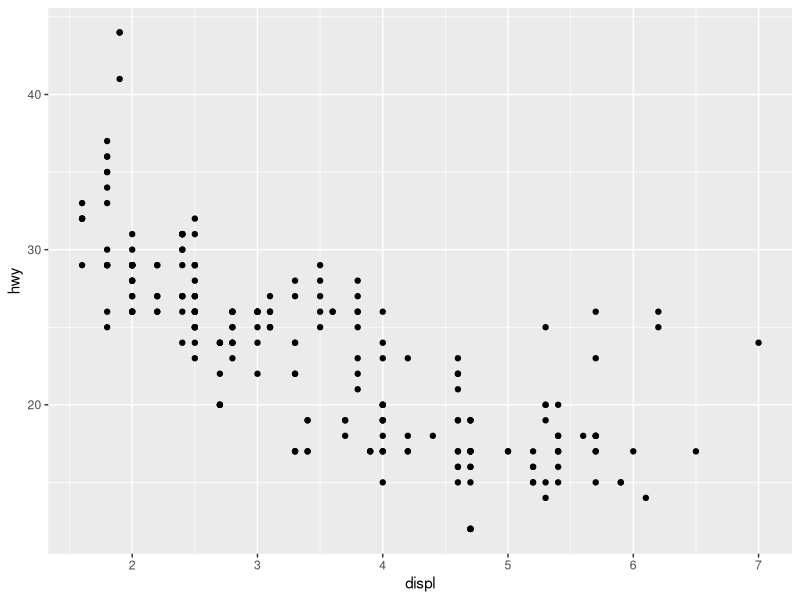
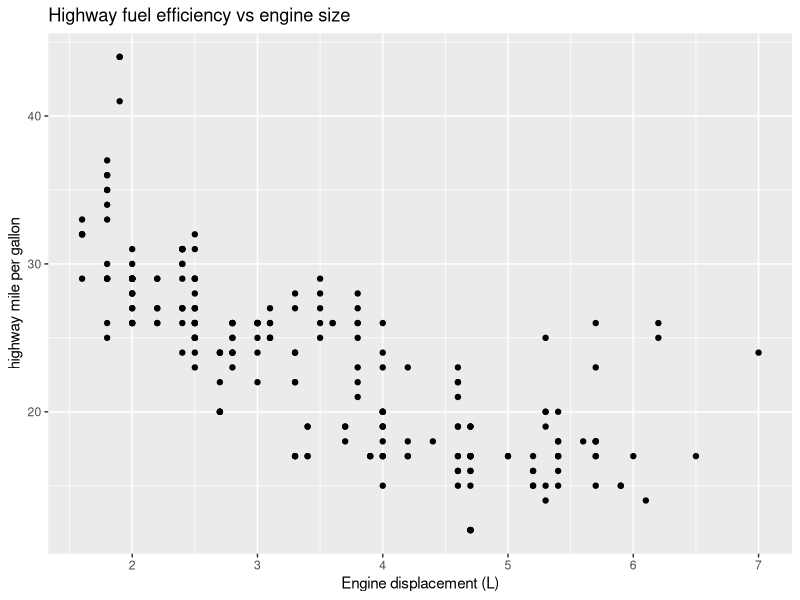
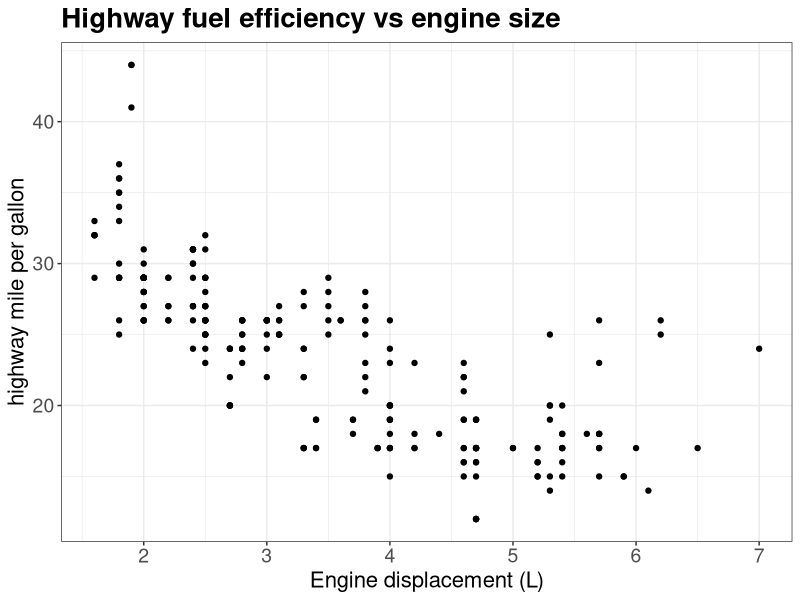
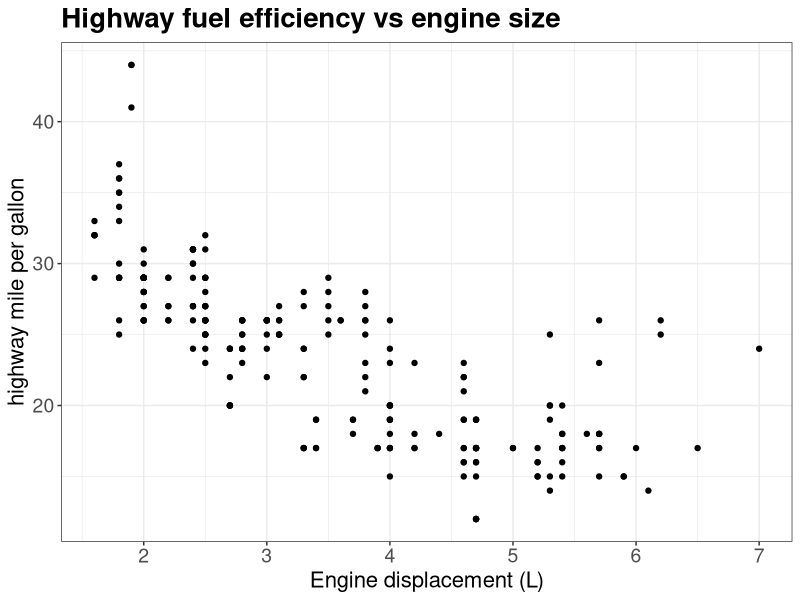
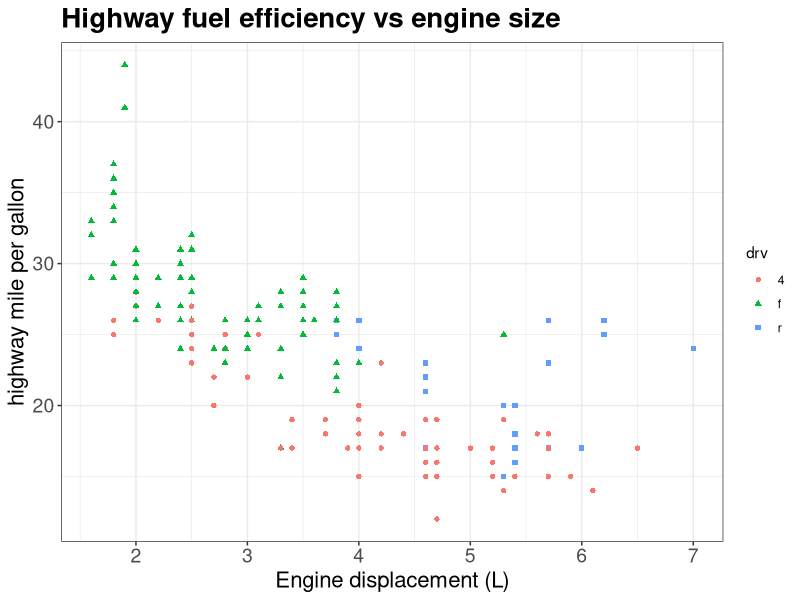
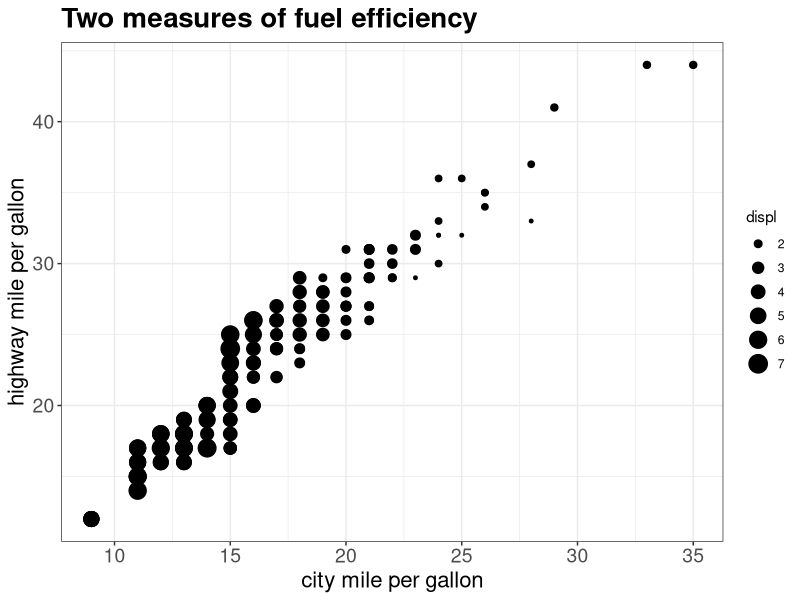
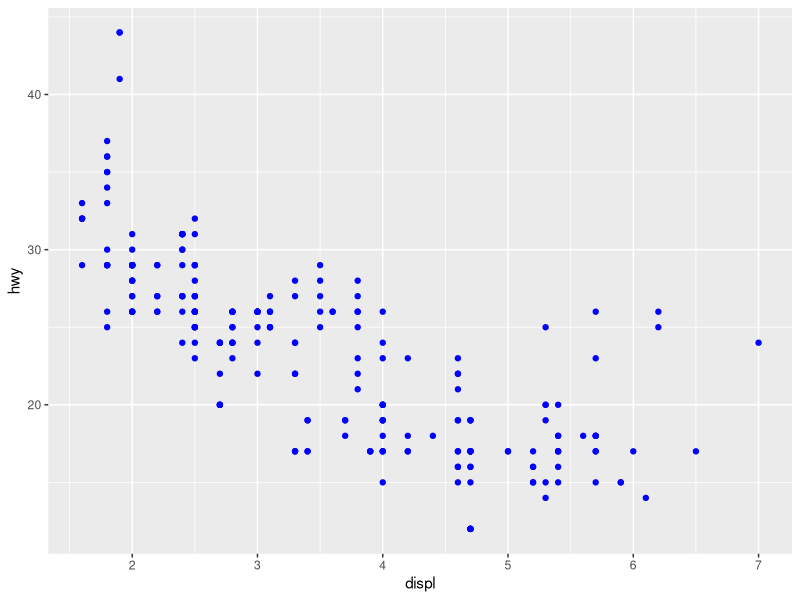
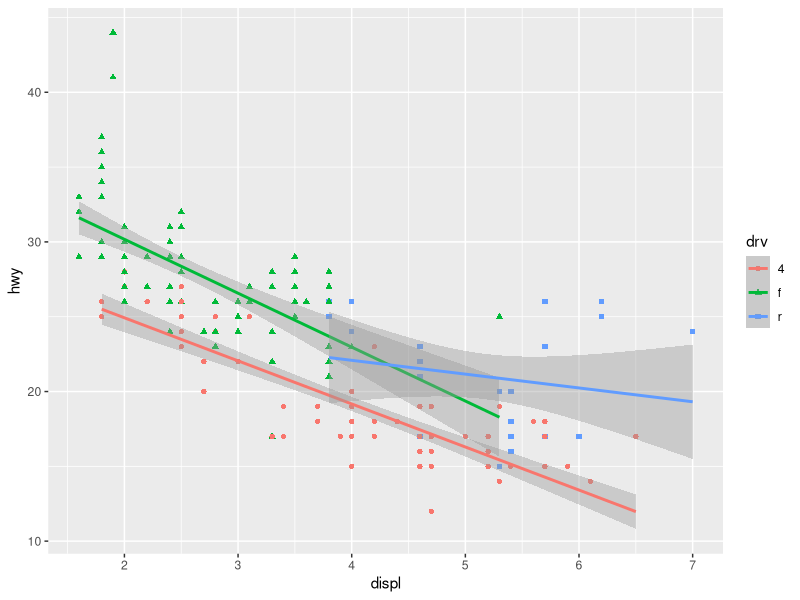

Write R code to recreate these figures, in order.
## ---- chunk 1
knitr::opts_chunk$set(echo = TRUE)
## ---- chunk 2
library(readr)
library(dplyr)
library(ggplot2)
## ---- chunk 3
glimpse(mpg)
## ---- chunk 4
ggplot(data=mpg, mapping=aes(x=displ, y=hwy)) + 
  geom_point()
## ---- chunk 5
ggplot(data=mpg, mapping=aes(x=displ, y=hwy)) + 
  geom_point() + 
  ggtitle("Highway fuel efficiency vs engine size") +
  xlab("Engine displacement (L)") + 
  ylab("highway mile per gallon")
## ---- chunk 6
ggplot(data=mpg, mapping=aes(x=displ, y=hwy)) + 
  geom_point() + 
  ggtitle("Highway fuel efficiency vs engine size") +
  xlab("Engine displacement (L)") + 
  ylab("highway mile per gallon") +
  theme_bw() + theme(
    plot.title = element_text(face="bold", size=20),
    axis.title = element_text(size=16),
    axis.text.x = element_text(size=14),
    axis.text.y = element_text(size=14)
  )
## ---- chunk 7
mpg_points <- ggplot(data=mpg, mapping=aes(x=displ, y=hwy)) + 
  geom_point()

titles <- labs(
  title="Highway fuel efficiency vs engine size",
  x = "Engine displacement (L)",
  y = "highway mile per gallon"
)

my_theme <-  theme_bw() + theme(
    plot.title = element_text(face="bold", size=20),
    axis.title = element_text(size=16),
    axis.text.x = element_text(size=14),
    axis.text.y = element_text(size=14)
  )
## ---- chunk 8
mpg_points + titles + my_theme
## ---- chunk 9
ggsave("mpg_scatter.svg", width=6, height=4)
## ---- chunk 10
ggplot(mpg, aes(x=displ, y=hwy, color=drv, shape=drv)) + 
  geom_point() + titles + my_theme
## ---- chunk 11
ggplot(mpg, aes(x=cty, y=hwy, size=displ)) + geom_point() + 
  ggtitle("Two measures of fuel efficiency") + 
  xlab("city mile per gallon") +
  ylab("highway mile per gallon") +
  my_theme
## ---- chunk 12
ggplot(mpg, aes(x=displ, y=hwy)) + 
  geom_point(color="blue")
## ---- chunk 13
ggplot(mpg, aes(x=displ, y=hwy, color=drv, shape=drv)) + 
  geom_point() +
  geom_smooth(method="lm")
## ---- chunk 14
ggplot(mpg, aes(x=displ, y=hwy)) + 
  geom_point(aes(color=drv, shape=drv)) +
  geom_smooth(method="lm", color="black")
## ---- chunk 15
ggplot() + 
  geom_point(aes(x=displ, y=hwy, color=drv, shape=drv), mpg) +
  geom_smooth(aes(x=0.0163871 * disp, y=mpg), mtcars, method="loess", color="black")
